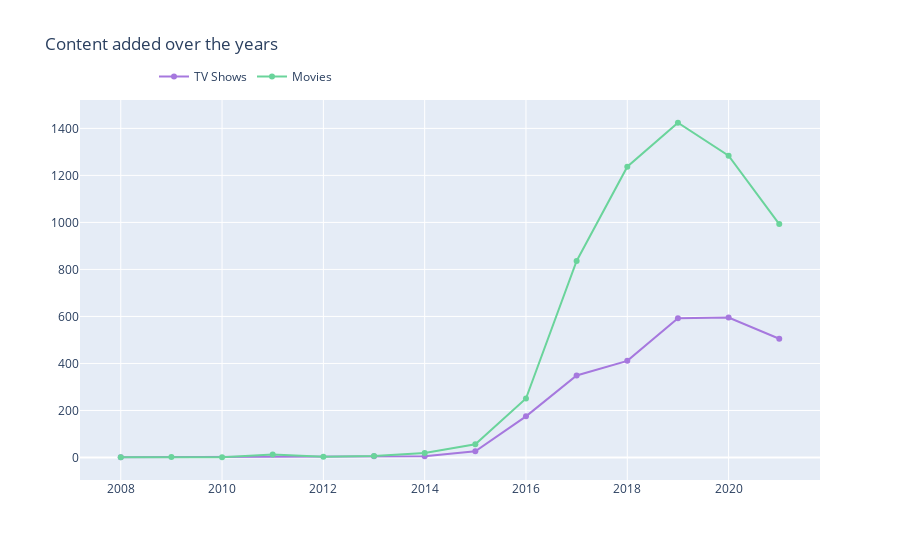

The notebook cell saved with this chart:
### Code cell
# Growth in content over the years¶
d1 = df[df["type"] == "TV Show"]
d2 = df[df["type"] == "Movie"]

col = "year_added"

vc1 = d1[col].value_counts().reset_index()
vc1 = vc1.rename(columns = {col : "count", "index" : col})
vc1['percent'] = vc1['count'].apply(lambda x : 100*x/sum(vc1['count']))
vc1 = vc1.sort_values(col)

vc2 = d2[col].value_counts().reset_index()
vc2 = vc2.rename(columns = {col : "count", "index" : col})
vc2['percent'] = vc2['count'].apply(lambda x : 100*x/sum(vc2['count']))
vc2 = vc2.sort_values(col)

trace1 = go.Scatter(x=vc1[col], y=vc1["count"], name="TV Shows", marker=dict(color="#a678de"))
trace2 = go.Scatter(x=vc2[col], y=vc2["count"], name="Movies", marker=dict(color="#6ad49b"))
data = [trace1, trace2]
layout = go.Layout(title="Content added over the years", legend=dict(x=0.1, y=1.1, orientation="h"))
fig = go.Figure(data, layout=layout)
fig.show()

### Figure 1 — Plotly figure (JSON) as saved in the notebook; plotly's stock layout.template omitted (floating-point values rounded to 4 significant figures)
{"data": [{"marker": {"color": "#a678de"}, "name": "TV Shows", "type": "scatter", "x": [2008, 2013, 2014, 2015, 2016, 2017, 2018, 2019, 2020, 2021], "y": [1, 5, 5, 26, 175, 349, 411, 592, 595, 505]}, {"marker": {"color": "#6ad49b"}, "name": "Movies", "type": "scatter", "x": [2008, 2009, 2010, 2011, 2012, 2013, 2014, 2015, 2016, 2017, 2018, 2019, 2020, 2021], "y": [1, 2, 1, 13, 3, 6, 19, 56, 251, 836, 1237, 1424, 1284, 993]}], "layout": {"legend": {"orientation": "h", "x": 0.1, "y": 1.1}, "title": {"text": "Content added over the years"}}}
